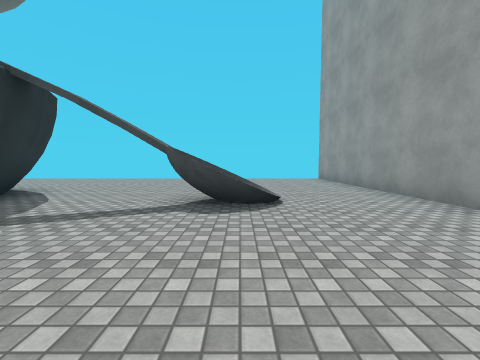
[1] (above)

17 first-person views from a walk through a scene from a Unity 3-D project. The camera is 1.3 m above the floor, tilts 4° down and sees 90° across. The floor is counted in squares, 2 m on a side. Each view is taken from the middle of a square. On the plan, view 1 faces up. The plan holds only what a view shows up to about 9 squares ahead; the rest is blank. The place goes on beyond the plan. The player character is not drawn. Surface patterns are stand-ins for the level's own textures.

[2]
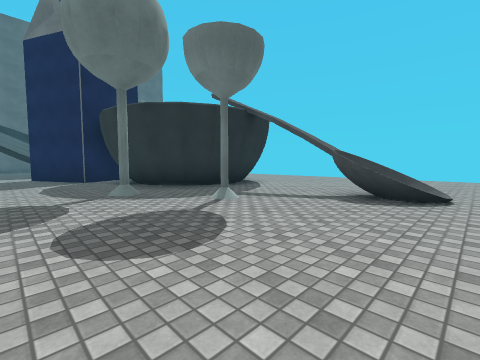

[3]
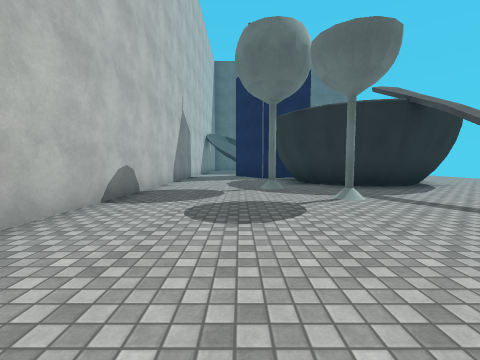

[4]
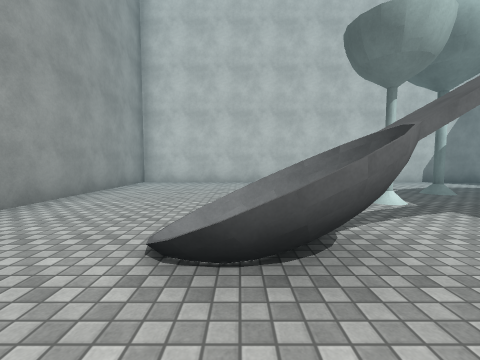

[5]
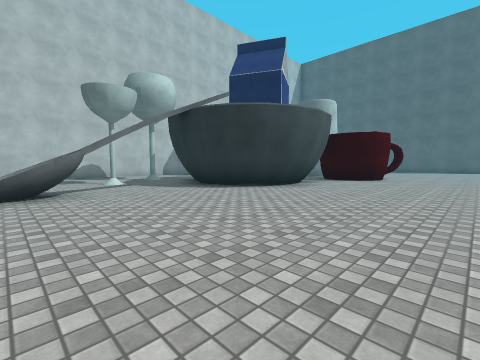

[6]
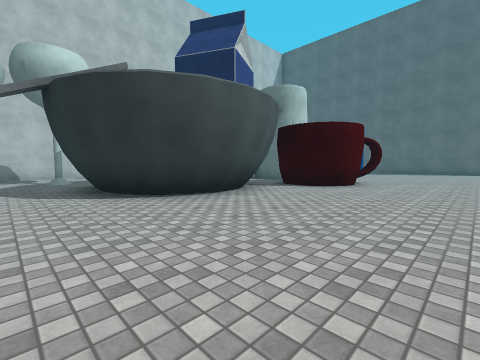

[7]
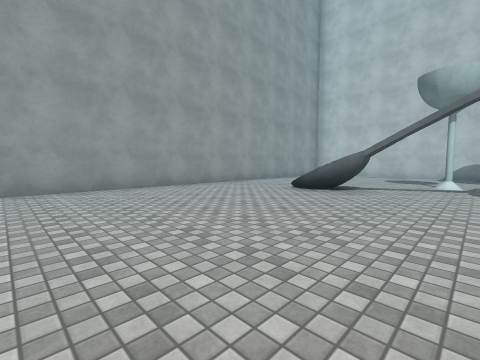

[8]
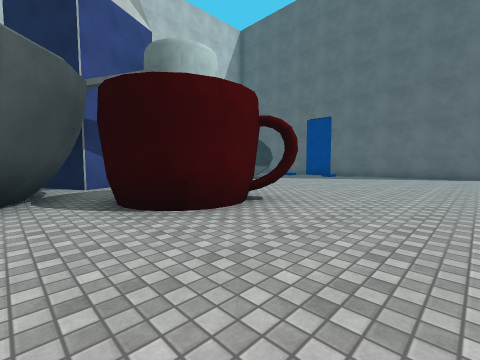

[9]
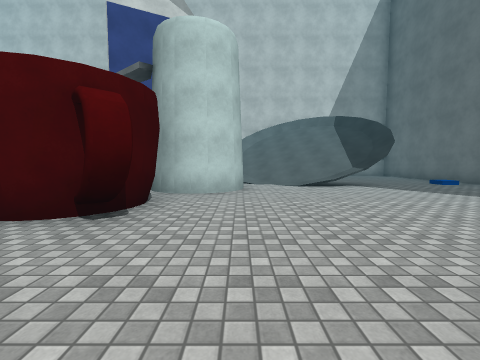

[10]
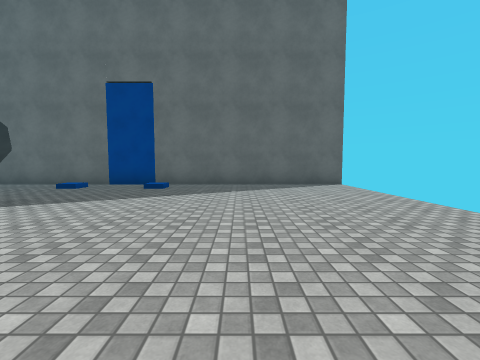

[11]
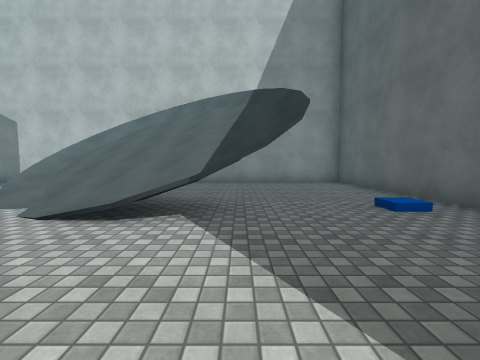

[12]
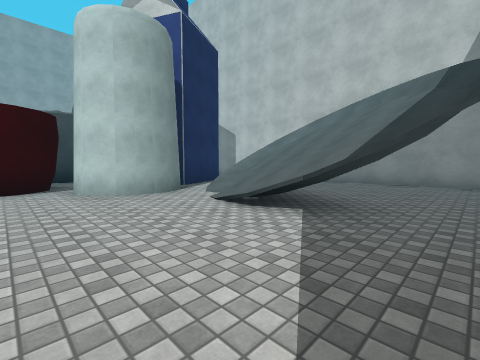

[13]
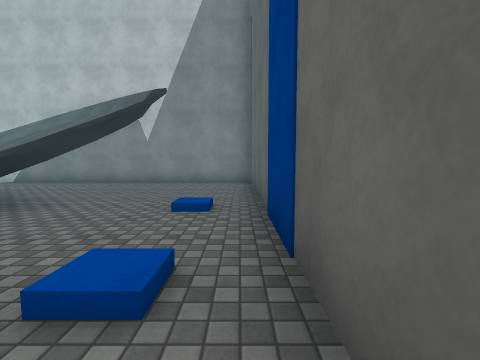

[14]
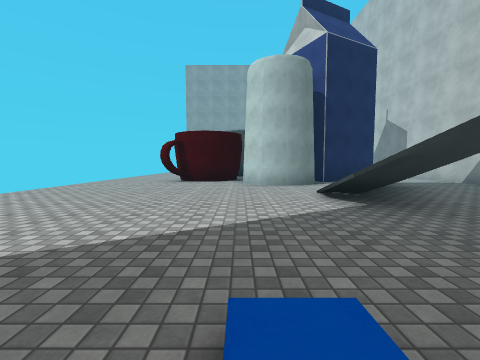

[15]
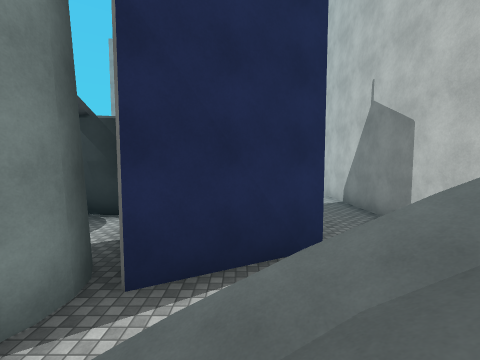

[16]
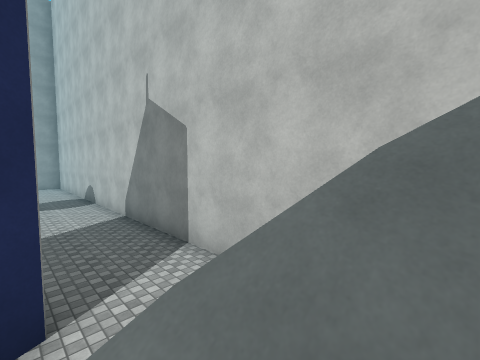

[17]
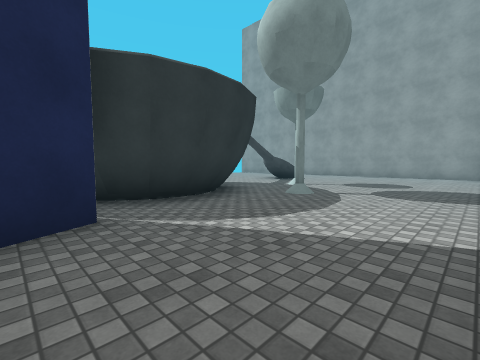

### Floor plan
Key: @ floor where view 1 was taken; # wall or solid block; x gap in a wall; . floor; / step, stairs or slope; B blue block; O other object.
Columns run from 21 left of view 1 to 4 right of it. Each row starts with its distance up from view 1.
 10 x........................x
  9 #........................#
  8 #........................#
  7 #.........##.............#
  6 #.........#######........#
  5 #.B......O####  #..../...#
  4 #.......O.O###  #...#/...#
  3 #.B.#//..OO###  #........#
  2 #..//////.#######..O.....#
  1 #....////.###....O.......#
  0 #......//..#.........@...#
 -1 #......./................#
 -2 #........................#
 -3 ##########################

Positions as (right, up) in squares from view 1, and headings:
1: (0, 0), facing up
2: (1, -1), facing up-left
3: (2, 0), facing left
4: (0, 6), facing down
5: (0, 10), facing down-left
6: (-3, 10), facing down-left
7: (-3, 10), facing down-right
8: (-8, 10), facing down-left
9: (-13, 10), facing down
10: (-13, 7), facing left
11: (-17, 6), facing down
12: (-18, 6), facing down-right
13: (-20, 6), facing down
14: (-20, 5), facing right
15: (-14, 1), facing right
16: (-13, 0), facing down-right
17: (-9, -2), facing up-right
